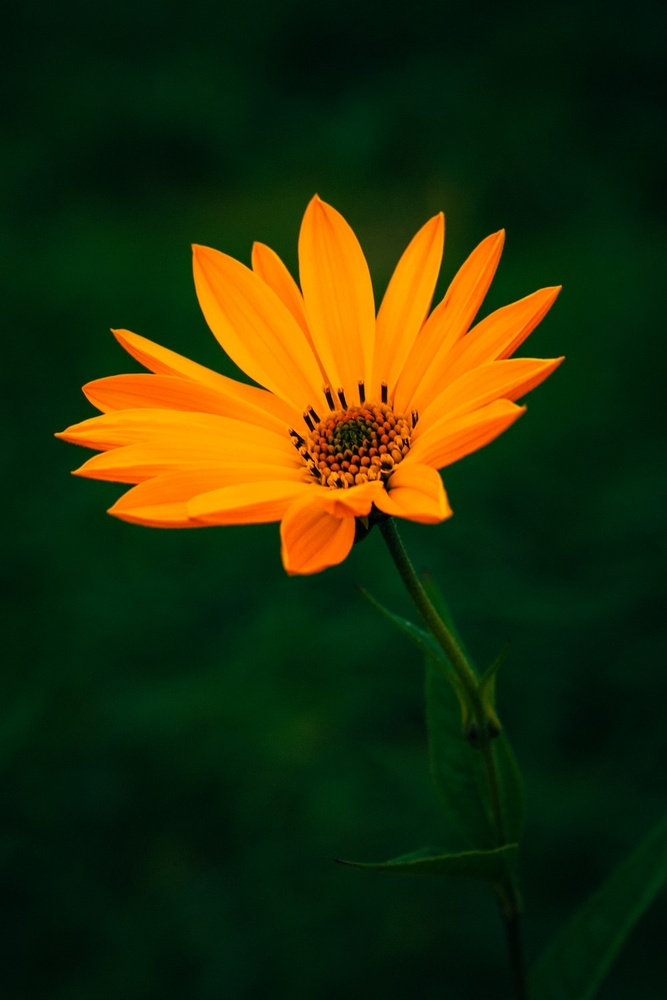
#> input picture Image to Pencil Sketch Task 4/flower.jpg, 667 x 1000 px, shrunk from 1000 x 1500 before the run, found by its file name
$ jupyter execute Image_to_Pencil_Sketch_with_Python.ipynb
#> lines starting #> are read from the running program, lines starting #| are printed output that depends on the picture
[cell 1]
import numpy as np
from matplotlib.image import imread
image_raw=imread('/content/flower.jpg')
#> image_raw is the input picture: shape (1000, 667, 3); mean R, G, B 38.6, 47.2, 8.9
image_raw

[cell 2]
image_raw.shape
#> Out = (1000, 667, 3)

[cell 3]
import matplotlib.pyplot as plt
plt.imshow(image_raw)  ##original image

[cell 4]
plt.imshow(image_raw)
plt.axis(False)
plt.show()

[cell 5]
i=image_raw.sum(axis=2) # print the two axes
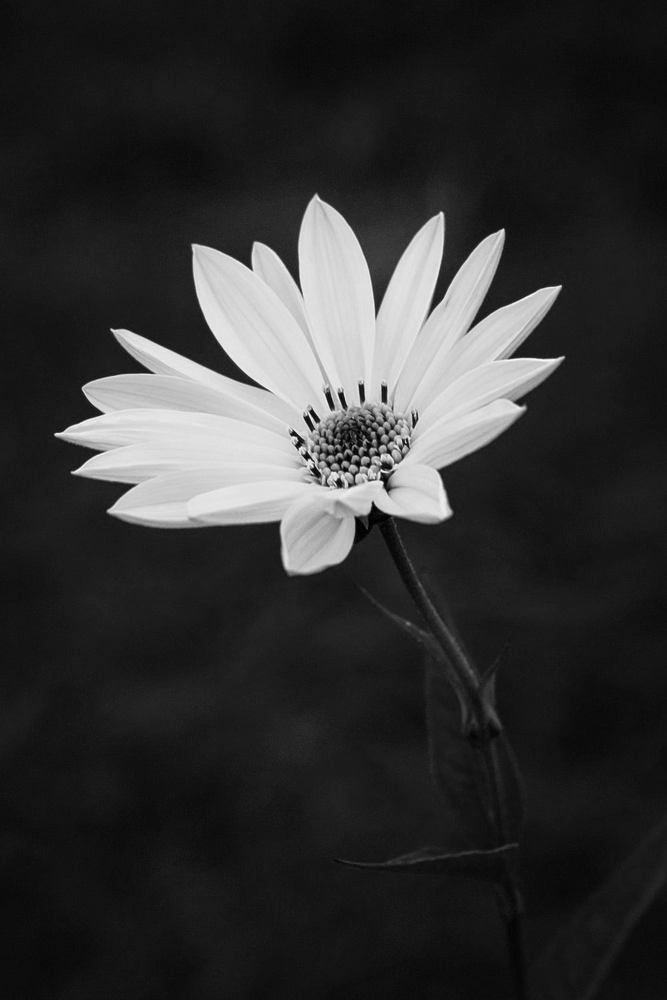
#> i: shape (1000, 667) uint64; min 0, max 478, mean 94.7; drawn with min black and max white
i.shape
#> Out = (1000, 667)

[cell 6]
ib=i/i.max()
ib.max()
#> Out = 1

[cell 7]
plt.figure(figsize=(6,4))
plt.imshow(ib)

[cell 8]
plt.figure(figsize=(6,4))
plt.imshow(ib,cmap=plt.cm.gray) ##gray image

[cell 9]
from sklearn.decomposition import PCA, IncrementalPCA
pca=PCA()
pca.fit(ib)
var=np.cumsum(pca.explained_variance_ratio_)*100
k=np.argmax(var>95)
print("elements are "+str(k))

[cell 10]
plt.figure(figsize=(10,8))
plt.ylabel('variance')
plt.xlabel('PCA')
plt.axvline(x=k,color='b',linestyle='--')
plt.axhline(y=95,color='g',linestyle='--')
ax=plt.plot(var)
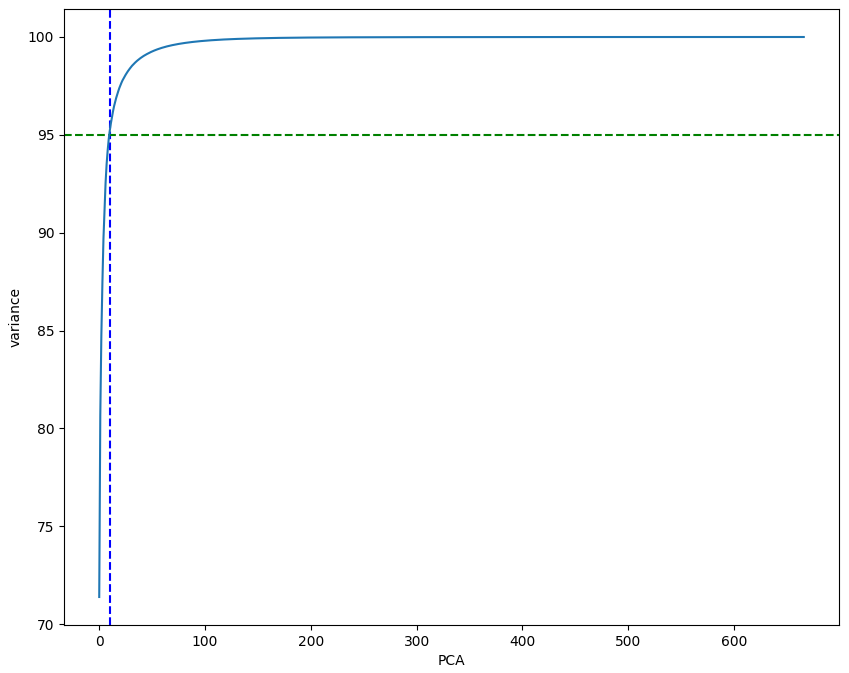
#> figure drawn by matplotlib, 1 panel; curve peaks at x = 666, y = 100

[cell 11]
ipca=IncrementalPCA(n_components=2)
i=ipca.inverse_transform(ipca.fit_transform(ib))
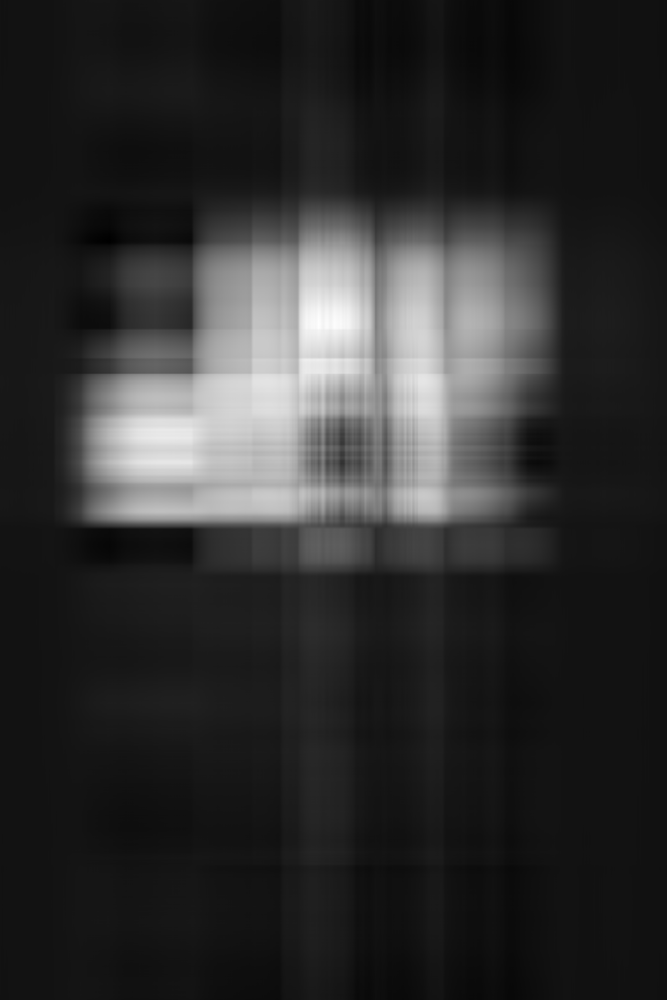
#> i: shape (1000, 667) float64; min -0.0035, max 1.08, mean 0.198; drawn with min black and max white
plt.figure(figsize=(6,4))
plt.imshow(i)

[cell 12]
plt.imshow(i,cmap=plt.cm.gray)

[cell 13]
from mpl_toolkits.mplot3d import Axes3D
import cv2
o_img=cv2.imread('/content/flower.jpg')
img=cv2.cvtColor(o_img,cv2.COLOR_BGR2RGB)
v=img.reshape(-1,3)
plt.imshow(o_img)

[cell 14]
plt.imshow(img)

[cell 15]
import numpy as np
v=np.float32(v)
criteria=(cv2.TERM_CRITERIA_EPS+cv2.TERM_CRITERIA_MAX_ITER,10,1.0)
k=3
attempts=10
ret,label,center=cv2.kmeans(v,k,None,criteria,attempts,cv2.KMEANS_PP_CENTERS)
#> ret = 152656851.3; center = [[2.29, 32.04, 9.94], [251.8, 139.1, 2.83], [170.2, 72.63, 7.52]]
center=np.uint8(center)
#> center = [[2, 32, 9], [251, 139, 2], [170, 72, 7]]
res=center[label.flatten()]
r=res.reshape(img.shape)
f1=6
f2=4
plt.figure(figsize=(f1,f2))
plt.subplot(1,2,1),plt.imshow(img)
plt.subplot(1,2,2),plt.imshow(r)

[cell 16]
gray_image=cv2.cvtColor(image_raw,cv2.COLOR_BGR2GRAY) ##convert to grey image
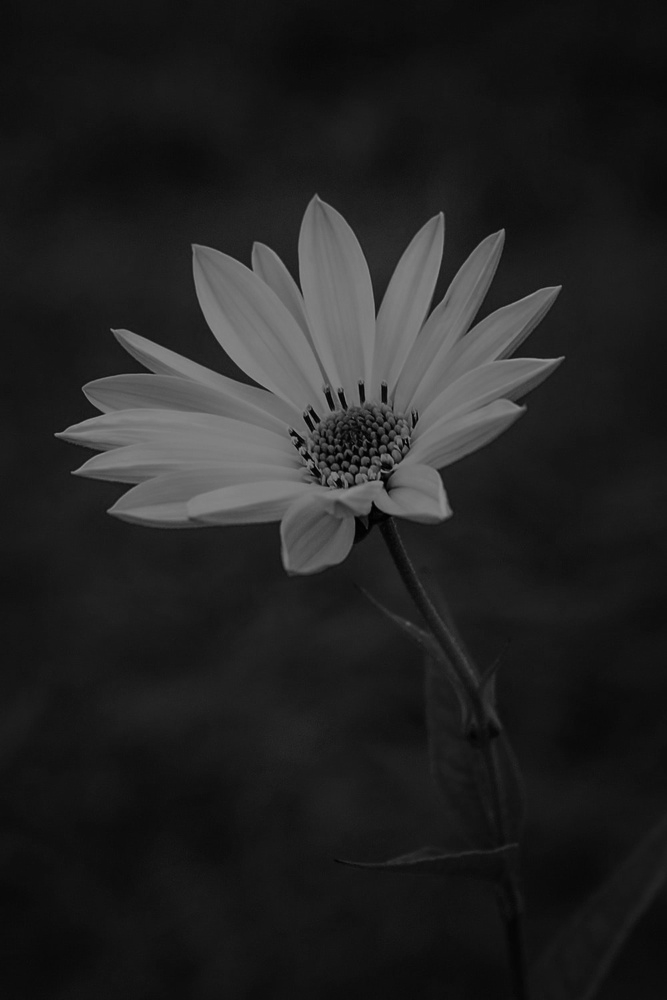
#> gray_image: shape (1000, 667); min 0, max 152, mean 34.7
plt.imshow(gray_image)

[cell 17]
inverted_image=255-gray_image ## converting to invert image
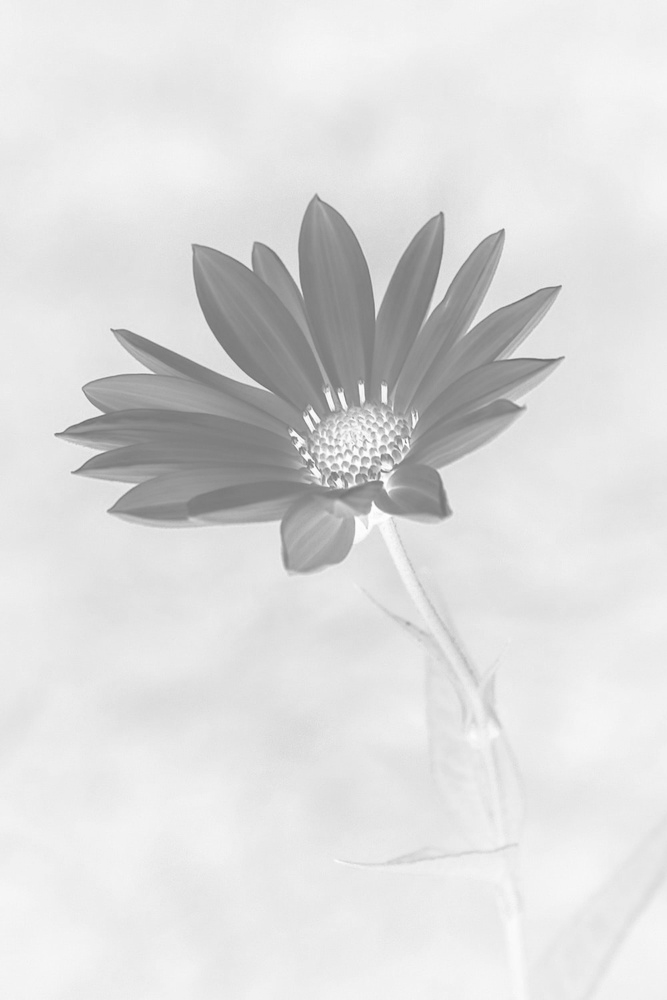
#> inverted_image: shape (1000, 667); min 103, max 255, mean 220.3
plt.imshow(inverted_image)

[cell 18]
## gaussian Blur image
gblur_image1=cv2.GaussianBlur(inverted_image,(5,5),0) ##kernel size
plt.imshow(gblur_image1)

[cell 19]
## inverted gaussian blur image
invgblur_image=255-gblur_image1
plt.imshow(invgblur_image)

[cell 20]
blur_image=255-inverted_image
p_image=255-blur_image
pencil_sketch1=cv2.divide(gray_image,p_image,scale=256.0)
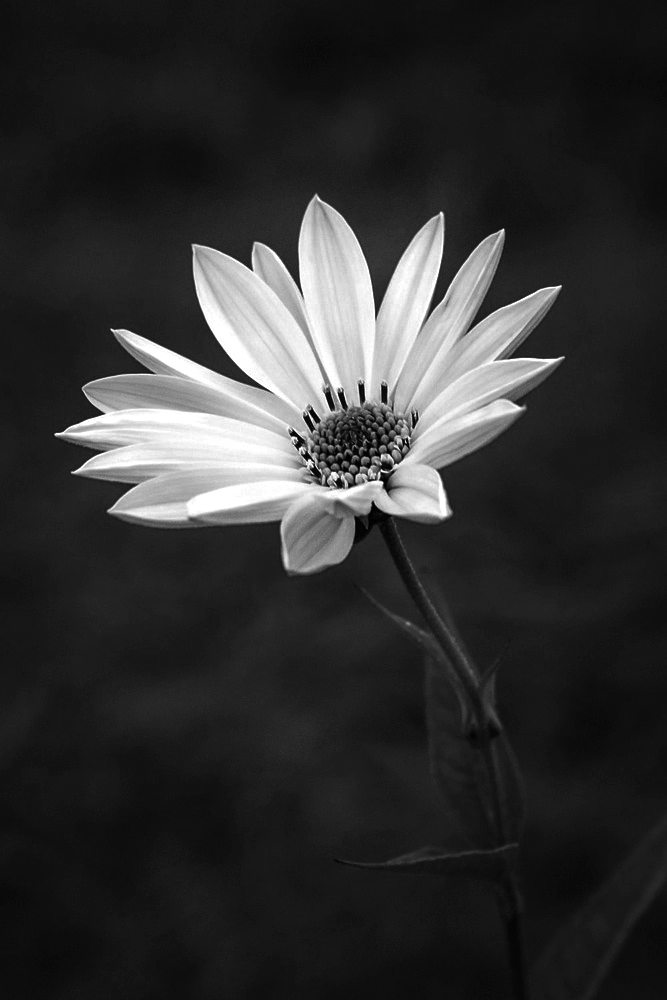
#> pencil_sketch1: shape (1000, 667); min 0, max 255, mean 49.3
plt.imshow(pencil_sketch1)

[cell 21]
sketch_img=cv2.divide(gray_image,invgblur_image,scale=256.0)
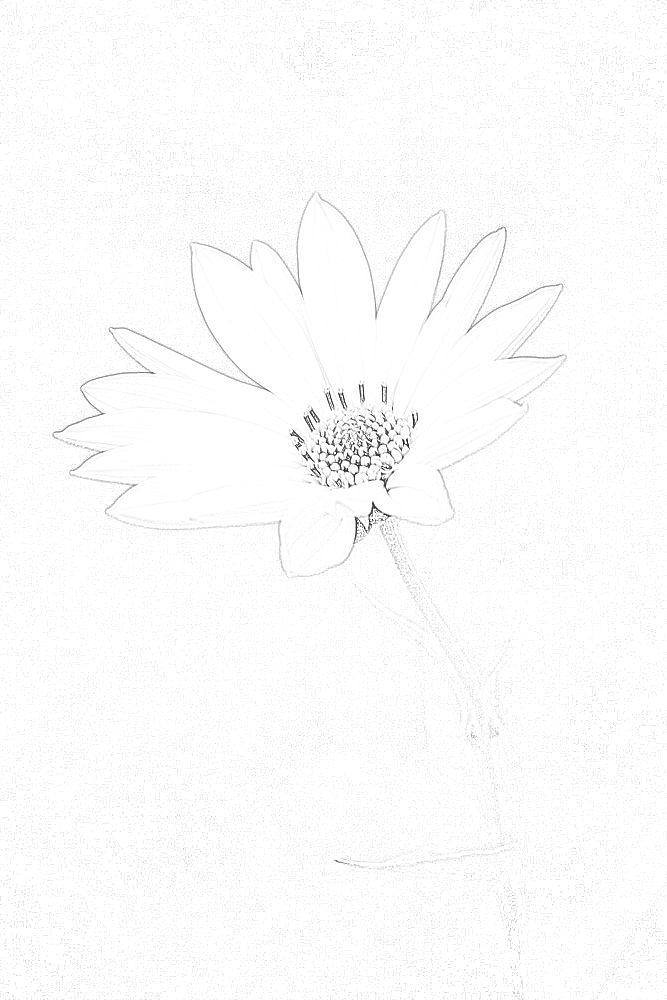
#> sketch_img: shape (1000, 667); min 0, max 255, mean 252.2
plt.axis(False)
plt.imshow(sketch_img)

[cell 22]
#original image vs Pencil sketch image comparison
plt.subplot(1,2,1)
plt.title('This is Original image',size=10)
plt.imshow(image_raw)
plt.axis('off')
plt.subplot(1,2,2)
plt.title('This is pencil sketch',size=10)
plt.imshow(sketch_img)
plt.axis('off')
plt.show()

[cell 23]
plt.title('This is rgb sketch image',size=10)
sketch=cv2.cvtColor(sketch_img,cv2.COLOR_BGR2RGB)
plt.imshow(sketch)
plt.axis('off')
plt.show()
